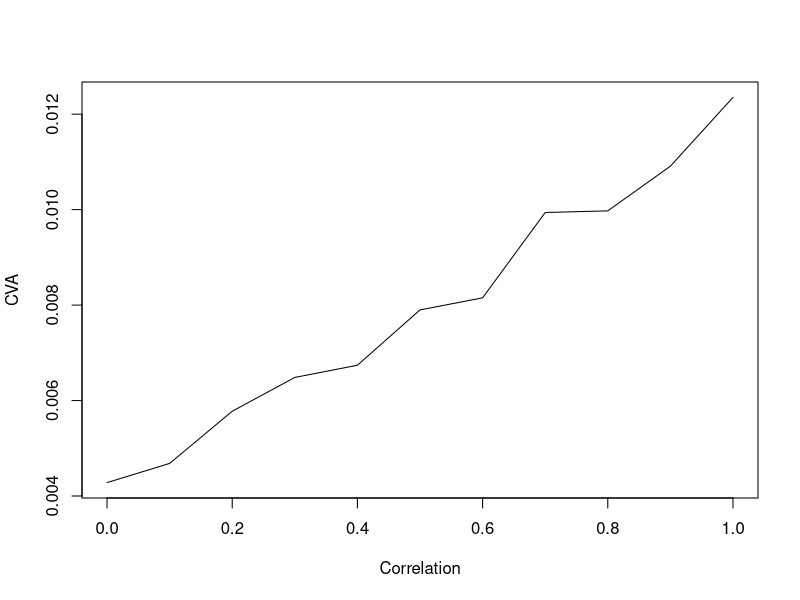

The R source for this figure:
setwd("/Users/park-wanbae/Desktop/MFE/2018-1/FIN513/Homework/HW8")
cva = read.csv("problem3.csv")

plot(cva$Correlation, cva$Value, type = 'l',
    xlab = "Correlation", ylab = "CVA")
